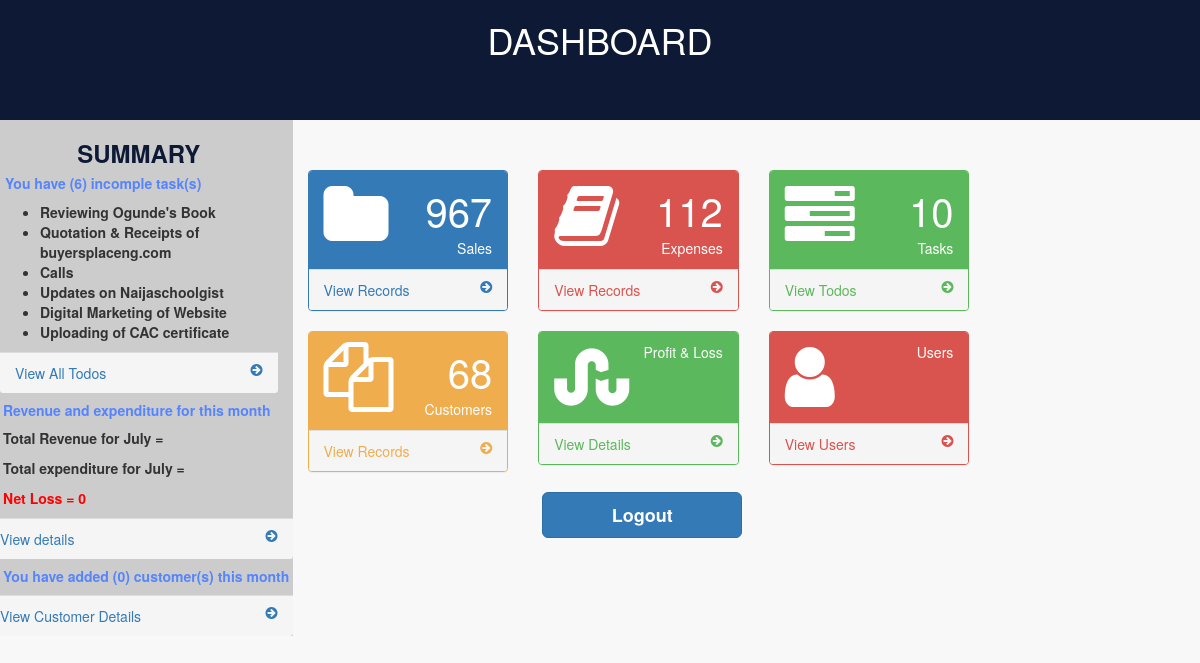
/home.php (signed in), run on an earlier commit of the app's database.
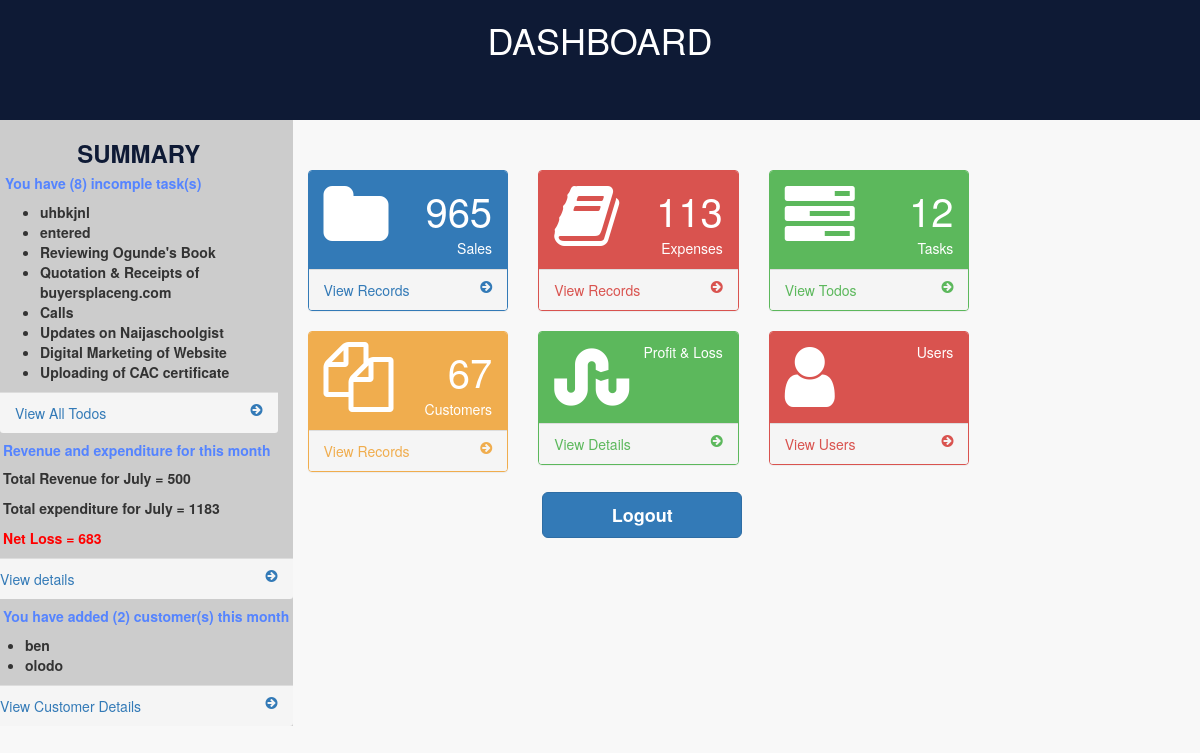
And on a later commit of the database.
### tables this page shows
CREATE TABLE `todos` (
  `id` int(20) NOT NULL,
  `date` date NOT NULL,
  `todo` varchar(10000) NOT NULL,
  `task` varchar(50) NOT NULL,
  `completed_at` date DEFAULT NULL
);

CREATE TABLE `customers` (
  `date` date NOT NULL,
  `id` int(20) NOT NULL,
  `name` varchar(1000) NOT NULL,
  `phone` varchar(200) NOT NULL,
  `email` varchar(100) NOT NULL,
  `address` varchar(10000) NOT NULL,
  `user` varchar(100) NOT NULL,
  `category` varchar(50) NOT NULL
);

### home.php (the view, shortened to what the changed rows need)
<?php
include_once('configg.php');
if(isset($_SESSION['user'])) {
if($_SESSION['role'] == 'super-admin') {
$sales_count = mysqli_query($connect,"SELECT COUNT(*) As total_records FROM `records`");
$sales_records = mysqli_fetch_array($sales_count);
$sales_records = $sales_records['total_records'];
$expenses_count = mysqli_query($connect,"SELECT COUNT(*) As total_records FROM `expenses`");
$expenses_records = mysqli_fetch_array($expenses_count);
$expenses_records = $expenses_records['total_records'];
$todo_count = mysqli_query($connect,"SELECT COUNT(*) As total_records FROM `todos`");
$todo_records = mysqli_fetch_array($todo_count);
$todo_records = $todo_records['total_records'];
$custumers_count = mysqli_query($connect,"SELECT COUNT(*) As total_records FROM `customers`");
$customers_records = mysqli_fetch_array($custumers_count);
$customers_records = $customers_records['total_records'];
$result_count = mysqli_query($connect,"SELECT COUNT(*) As total_records FROM `todos` WHERE task = 'Incomplete'");
$total_records = mysqli_fetch_array($result_count);
$total_records = $total_records['total_records'];
$result = mysqli_query($connect,"SELECT * FROM `todos` WHERE task = 'Incomplete' ORDER BY id DESC");
$date1 = date("Y-m-01") ."<br><br>";
$date2 = date("Y-m-d") ."<br><br>";
$monthNum  = date("m");
$dateObj   = DateTime::createFromFormat('!m', $monthNum);
$monthName = $dateObj->format('F');
$last_month_sales_total = "SELECT SUM(total) FROM records WHERE date BETWEEN '$date1' AND '$date2'";
$result_lastmonth = mysqli_query($connect, $last_month_sales_total);
$row = mysqli_fetch_row($result_lastmonth);
$sales_lastmonth = $row[0];
$last_month_expenses_total = "SELECT SUM(cost) FROM expenses WHERE date BETWEEN '$date1' AND '$date2'";
$result_lastmonth_expenses = mysqli_query($connect, $last_month_expenses_total);
$row2 = mysqli_fetch_row($result_lastmonth_expenses);
$expenses_lastmonth = $row2[0];
$customer_count = mysqli_query($connect,"SELECT COUNT(*) As total_records FROM `customers` WHERE date BETWEEN '$date1' AND '$date2'");
$total_customer = mysqli_fetch_array($customer_count);
$total_customer = $total_customer['total_records'];
$customer_result = mysqli_query($connect,"SELECT * FROM `customers` WHERE date BETWEEN '$date1' AND '$date2' ORDER BY id DESC LIMIT 5");
}
?>
<html>
<head>
<link  rel="stylesheet" href="css/boots.min.css"/>
 <link href="js/metisMenu/metisMenu.min.css" rel="stylesheet">
 <link href="css/sb-admin-2.css" rel="stylesheet">
<link href="css/moi.css" rel="stylesheet"/>
 <link href="fonts/font-awesome/css/font-awesome.min.css" rel="stylesheet" type="text/css">
</head>
<body>
<div class=" row ab">
<h1>DASHBOARD</h1>
</div>
<div class="row">
    <div class="col-md-3 navo">
        <div>
            <h3 class="text-center" style="color: #0e1a35;"><b>  SUMMARY</b></h3>
        </div>
        <div>
            <h5 style="color: #5584ff; margin-left: 5px;"><b>You have (<?php echo $total_records; ?>) incomple task(s)</b></h5>
            <ul>
            <?php while($row = mysqli_fetch_array($result)){ ?>
                <li><b><?php echo $row['todo']; ?></b></li>
                <?php } ?>
            </ul>
        </div>
         <a href="todo.php">
        <div class="panel-footer">
                        <span class="pull-left text-center">View All Todos</span>
                        <span class="pull-right"><i class="fa fa-arrow-circle-right"></i></span>
                        <div class="clearfix"></div>
                    </div>
        </a>
        <div class="row">
        <?php if($_SESSION['role'] == 'super-admin') { ?>
        <div>
            <h5 style="color: #5584ff; margin-left: 18px;"><b>Revenue and expenditure for this month</b></h5>
            <p style="margin-left: 18px;"
            ><b>Total Revenue for <?php echo $monthName . ' = ' . $sales_lastmonth; ?></b></p>
            <p style="margin-left: 18px;"><b>Total expenditure for <?php echo $monthName . ' = ' . $expenses_lastmonth; ?></b></p>
            <?php if ($sales_lastmonth >  $expenses_lastmonth) { ?>
            <p style="margin-left: 18px; color: blue;"><b>Net Profit = <?php echo $sales_lastmonth - $expenses_lastmonth; ?></b></p>
          <?php  } else { ?>
            <p style="margin-left: 18px; color: red;"><b>Net Loss = <?php echo $expenses_lastmonth - $sales_lastmonth; ?></b></p>
         <?php }?>
         <a href="profit_loss.php">
        <div class="panel-footer">
                        <span class="pull-left text-center">View details</span>
                        <span class="pull-right"><i class="fa fa-arrow-circle-right"></i></span>
                        <div class="clearfix"></div>
                    </div>
        </a>
        </div>
        <?php } ?>
        <div>
            <h5 style="color: #5584ff; margin-left: 18px;"><b>You have added (<?php echo $total_customer; ?>) customer(s) this month</b></h5>
            <ul>
            <?php while($row = mysqli_fetch_array($customer_result)){ ?>
                <li><b><?php echo $row['name']; ?></b></li>
                <?php } ?>
            </ul>
            <a href="custom.php">
        <div class="panel-footer">
                        <span class="pull-left text-center">View Customer Details</span>
                        <span class="pull-right"><i class="fa fa-arrow-circle-right"></i></span>
                        <div class="clearfix"></div>
                    </div>
        </a>
        </div>
        </div>
    </div>
    <div class="col-md-9 section">
    <div class="row">
        <div class="col-lg-3 col-md-6">
            <div class="panel panel-primary">
                <div class="panel-heading">
                    <div class="row">
                        <div class="col-xs-3">
                            <i class="fa fa-folder fa-5x"></i>
                        </div>
                        <div class="col-xs-9 text-right">
                            <div class="huge"><?php echo $sales_records; ?></div>
                            <div>Sales</div>
                        </div>
                    </div>
                </div>
                <a href="dashboard.php">
                    <div class="panel-footer">
                        <span class="pull-left">View Records</span>
                        <span class="pull-right"><i class="fa fa-arrow-circle-right"></i></span>
                        <div class="clearfix"></div>
                    </div>
                </a>
            </div>
        </div>
        <div class="col-lg-3 col-md-6">
            <div class="panel panel-red">
                <div class="panel-heading">
                    <div class="row">
                        <div class="col-xs-3">
                            <i class="fa fa-book fa-5x"></i>
                        </div>
                        <div class="col-xs-9 text-right">
                            <div class="huge"><?php echo $expenses_records; ?></div>
                            <div>Expenses</div>
                        </div>
                    </div>
                </div>
                <a href="expenses.php">
                    <div class="panel-footer">
                        <span class="pull-left">View Records</span>
                        <span class="pull-right"><i class="fa fa-arrow-circle-right"></i></span>
                        <div class="clearfix"></div>
                    </div>
                </a>
            </div>
        </div>
      <div class="col-lg-3 col-md-6">
            <div class="panel panel-green">
                <div class="panel-heading">
                    <div class="row">
                        <div class="col-xs-3">
                            <i class="fa fa-tasks fa-5x"></i>
                        </div>
                        <div class="col-xs-9 text-right">
                            <div class="huge"><?php echo $todo_records; ?></div>
                            <div>Tasks</div>
                        </div>
                    </div>
                </div>
                <a href="todo.php">
                    <div class="panel-footer">
                        <span class="pull-left">View Todos</span>
                        <span class="pull-right"><i class="fa fa-arrow-circle-right"></i></span>
                        <div class="clearfix"></div>
                    </div>
                </a>
            </div>
        </div>
        <div class="col-lg-3 col-md-6">
        </div>
        <div class="col-lg-3 col-md-6">
        </div>
    </div>
    <div class="row">
        <div class="col-lg-3 col-md-6">
            <div class="panel panel-yellow">
                <div class="panel-heading">
                    <div class="row">
                        <div class="col-xs-3">
                            <i class="fa fa-files-o fa-5x"></i>
                        </div>
                        <div class="col-xs-9 text-right">
                            <div class="huge"><?php echo $customers_records; ?></div>
                            <div>Customers</div>
                        </div>
                    </div>
                </div>
                <a href="custom.php">
                    <div class="panel-footer">
                        <span class="pull-left">View Records</span>
                        <span class="pull-right"><i class="fa fa-arrow-circle-right"></i></span>
                        <div class="clearfix"></div>
                    </div>
                </a>
            </div>
        </div>
      <div class="col-lg-3 col-md-6">
            <div class="panel panel-green">
                <div class="panel-heading">
                    <div class="row">
                        <div class="col-xs-3">
                            <i class="fa fa-stumbleupon fa-5x"></i>
                        </div>
                        <div class="col-xs-9 text-right">
                            <div>Profit & Loss</div>
                        </div>
                    </div>
                </div>
                <a href="#" class="authorization">
                    <div class="panel-footer">
                        <span class="pull-left">View Details</span>
                        <span class="pull-right"><i class="fa fa-arrow-circle-right"></i></span>
                        <div class="clearfix"></div>
                    </div>
                </a>
            </div>
        </div>
        <div class="col-lg-3 col-md-6">
            <div class="panel panel-red">
                <div class="panel-heading">
                    <div class="row">
                        <div class="col-xs-3">
                            <i class="fa fa-user fa-5x"></i>
                        </div>
                        <div class="col-xs-9 text-right">
                            <div>Users</div>
                        </div>
                    </div>
                </div>
                <a href="#" class="authorize">
                    <div class="panel-footer">
                        <span class="pull-left">View Users</span>
                        <span class="pull-right"><i class="fa fa-arrow-circle-right"></i></span>
                        <div class="clearfix"></div>
                    </div>
                </a>
            </div>
        </div>
      </div>
      <div class="col-md-9 text-center">
      <a href="logout.php"><button class="btn btn-primary btn-lg text-center" style="width: 200px;"><b>Logout</b></button></a>
      </div>
    </div>
    </div>
</body>
</html>
<?php include_once('includes/footer.php');
} ?>

What changed in the data, as far as the page shows it:
added todos: todo "uhbkjnl"
added todos: todo "entered"
added customers: name "ben"
added customers: name "olodo"
Also different on the page:
$total_records: "6" → "8"
$sales_lastmonth: (not shown) → "500"
$expenses_lastmonth: (not shown) → "1183"
$expenses_lastmonth - $sales_lastmonth: "0" → "683"
$total_customer: "0" → "2"
$sales_records: "967" → "965"
$expenses_records: "112" → "113"
$todo_records: "10" → "12"
$customers_records: "68" → "67"
